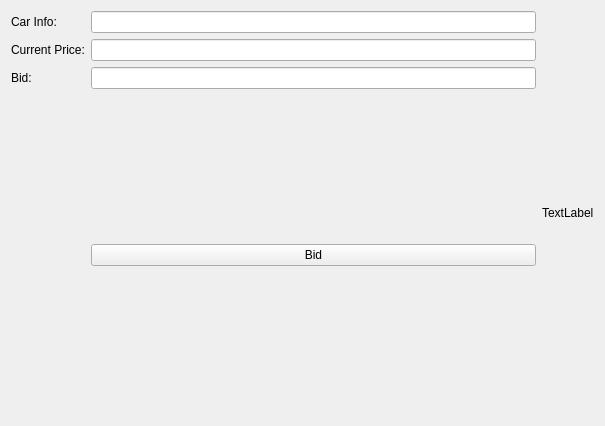
<?xml version="1.0" encoding="UTF-8"?>
<ui version="4.0">
 <class>Bidder</class>
 <widget class="QWidget" name="Bidder">
  <property name="geometry">
   <rect>
    <x>0</x>
    <y>0</y>
    <width>605</width>
    <height>426</height>
   </rect>
  </property>
  <property name="windowTitle">
   <string>Form</string>
  </property>
  <layout class="QHBoxLayout" name="horizontalLayout">
   <item>
    <layout class="QGridLayout" name="gridLayout">
     <item row="0" column="0">
      <widget class="QLabel" name="lblCarInfo">
       <property name="text">
        <string>Car Info:</string>
       </property>
      </widget>
     </item>
     <item row="3" column="1">
      <widget class="QPushButton" name="btnBid">
       <property name="text">
        <string>Bid</string>
       </property>
      </widget>
     </item>
     <item row="1" column="0">
      <widget class="QLabel" name="lblCurrentPrice">
       <property name="text">
        <string>Current Price:</string>
       </property>
      </widget>
     </item>
     <item row="2" column="0">
      <widget class="QLabel" name="label">
       <property name="text">
        <string>Bid:</string>
       </property>
      </widget>
     </item>
     <item row="1" column="1">
      <widget class="QLineEdit" name="leCurrentPrice"/>
     </item>
     <item row="2" column="1">
      <widget class="QLineEdit" name="leBid"/>
     </item>
     <item row="0" column="1">
      <widget class="QLineEdit" name="leCarInfo"/>
     </item>
     <item row="3" column="0">
      <spacer name="verticalSpacer">
       <property name="orientation">
        <enum>Qt::Vertical</enum>
       </property>
       <property name="sizeHint" stdset="0">
        <size>
         <width>20</width>
         <height>40</height>
        </size>
       </property>
      </spacer>
     </item>
     <item row="0" column="2" rowspan="4">
      <widget class="QLabel" name="lblCarPhoto">
       <property name="text">
        <string>TextLabel</string>
       </property>
      </widget>
     </item>
    </layout>
   </item>
  </layout>
 </widget>
 <resources/>
 <connections/>
</ui>
